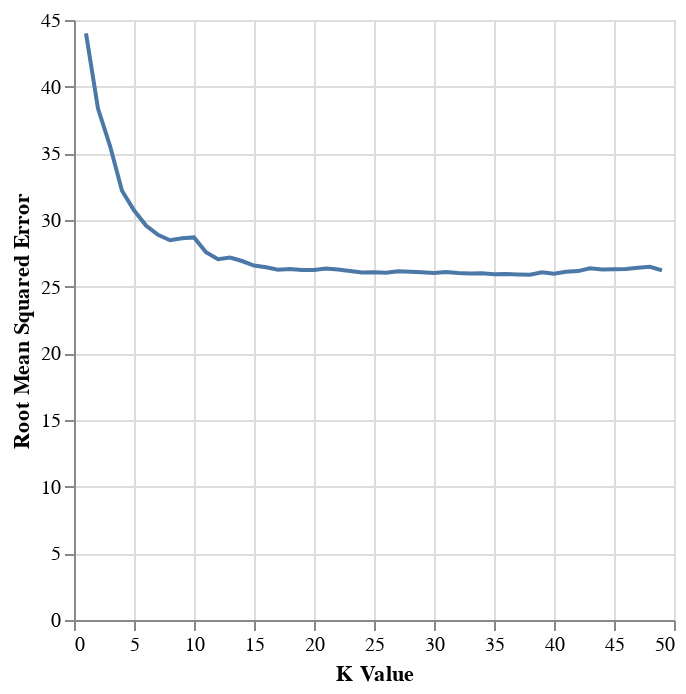

Notebook cell for this chart:
### Code cell
#Best K graph
Optimal_K_Chart=alt.Chart(player_results).mark_line().encode(
    x=alt.X('param_kneighborsregressor__n_neighbors', title='K Value'),
    y=alt.Y('RMSE', title='Root Mean Squared Error'))
Optimal_K_Chart

### Figure 1 — Vega-Lite specification as saved in the notebook (floating-point values rounded to 4 significant figures)
{"config": {"view": {"continuousWidth": 300, "continuousHeight": 300}}, "data": {"name": "data-78059031b4be80055ea65679df29c965"}, "mark": {"type": "line"}, "encoding": {"x": {"field": "param_kneighborsregressor__n_neighbors", "title": "K Value", "type": "quantitative"}, "y": {"field": "RMSE", "title": "Root Mean Squared Error", "type": "quantitative"}}, "$schema": "https://vega.github.io/schema/vega-lite/v5.20.1.json", "datasets": {"data-78059031b4be80055ea65679df29c965": [{"mean_fit_time": 0.006294, "std_fit_time": 0.0006205, "mean_score_time": 0.00361, "std_score_time": 6.614e-05, "param_kneighborsregressor__n_neighbors": 1, "params": {"kneighborsregressor__n_neighbors": 1}, "split0_test_score": -67.72, "split1_test_score": -31.38, "split2_test_score": -32.9, "mean_test_score": -44.0, "std_test_score": 16.78, "rank_test_score": 49, "RMSE": 44.0}, {"mean_fit_time": 0.005796, "std_fit_time": 3.823e-05, "mean_score_time": 0.003541, "std_score_time": 2.192e-05, "param_kneighborsregressor__n_neighbors": 2, "params": {"kneighborsregressor__n_neighbors": 2}, "split0_test_score": -47.78, "split1_test_score": -28.01, "split2_test_score": -39.27, "mean_test_score": -38.35, "std_test_score": 8.098, "rank_test_score": 48, "RMSE": 38.35}, {"mean_fit_time": 0.006965, "std_fit_time": 0.001648, "mean_score_time": 0.003548, "std_score_time": 3.508e-05, "param_kneighborsregressor__n_neighbors": 3, "params": {"kneighborsregressor__n_neighbors": 3}, "split0_test_score": -44.48, "split1_test_score": -23.92, "split2_test_score": -38.29, "mean_test_score": -35.56, "std_test_score": 8.613, "rank_test_score": 47, "RMSE": 35.56}, {"mean_fit_time": 0.005937, "std_fit_time": 0.0002535, "mean_score_time": 0.00386, "std_score_time": 0.0002578, "param_kneighborsregressor__n_neighbors": 4, "params": {"kneighborsregressor__n_neighbors": 4}, "split0_test_score": -42.05, "split1_test_score": -18.85, "split2_test_score": -35.7, "mean_test_score": -32.2, "std_test_score": 9.791, "rank_test_score": 46, "RMSE": 32.2}, {"mean_fit_time": 0.005844, "std_fit_time": 9.239e-05, "mean_score_time": 0.003567, "std_score_time": 3.939e-05, "param_kneighborsregressor__n_neighbors": 5, "params": {"kneighborsregressor__n_neighbors": 5}, "split0_test_score": -40.93, "split1_test_score": -16.79, "split2_test_score": -34.46, "mean_test_score": -30.73, "std_test_score": 10.2, "rank_test_score": 45, "RMSE": 30.73}, {"mean_fit_time": 0.00571, "std_fit_time": 4.041e-05, "mean_score_time": 0.00352, "std_score_time": 1.37e-05, "param_kneighborsregressor__n_neighbors": 6, "params": {"kneighborsregressor__n_neighbors": 6}, "split0_test_score": -40.32, "split1_test_score": -14.11, "split2_test_score": -34.33, "mean_test_score": -29.59, "std_test_score": 11.22, "rank_test_score": 44, "RMSE": 29.59}, {"mean_fit_time": 0.005798, "std_fit_time": 9.022e-05, "mean_score_time": 0.003589, "std_score_time": 3.634e-05, "param_kneighborsregressor__n_neighbors": 7, "params": {"kneighborsregressor__n_neighbors": 7}, "split0_test_score": -39.94, "split1_test_score": -13.04, "split2_test_score": -33.69, "mean_test_score": -28.89, "std_test_score": 11.49, "rank_test_score": 43, "RMSE": 28.89}, {"mean_fit_time": 0.005675, "std_fit_time": 2.365e-05, "mean_score_time": 0.003579, "std_score_time": 3.912e-05, "param_kneighborsregressor__n_neighbors": 8, "params": {"kneighborsregressor__n_neighbors": 8}, "split0_test_score": -39.89, "split1_test_score": -12.23, "split2_test_score": -33.31, "mean_test_score": -28.48, "std_test_score": 11.8, "rank_test_score": 40, "RMSE": 28.48}, {"mean_fit_time": 0.006624, "std_fit_time": 0.001324, "mean_score_time": 0.003557, "std_score_time": 4.052e-06, "param_kneighborsregressor__n_neighbors": 9, "params": {"kneighborsregressor__n_neighbors": 9}, "split0_test_score": -39.7, "split1_test_score": -13.13, "split2_test_score": -33.04, "mean_test_score": -28.63, "std_test_score": 11.29, "rank_test_score": 41, "RMSE": 28.63}, {"mean_fit_time": 0.005908, "std_fit_time": 0.0002535, "mean_score_time": 0.003553, "std_score_time": 9.586e-06, "param_kneighborsregressor__n_neighbors": 10, "params": {"kneighborsregressor__n_neighbors": 10}, "split0_test_score": -39.56, "split1_test_score": -13.67, "split2_test_score": -32.85, "mean_test_score": -28.7, "std_test_score": 10.97, "rank_test_score": 42, "RMSE": 28.7}, {"mean_fit_time": 0.005745, "std_fit_time": 7.278e-05, "mean_score_time": 0.003564, "std_score_time": 8.356e-06, "param_kneighborsregressor__n_neighbors": 11, "params": {"kneighborsregressor__n_neighbors": 11}, "split0_test_score": -37.16, "split1_test_score": -12.5, "split2_test_score": -33.07, "mean_test_score": -27.58, "std_test_score": 10.79, "rank_test_score": 39, "RMSE": 27.58}, {"mean_fit_time": 0.005668, "std_fit_time": 2.539e-05, "mean_score_time": 0.003568, "std_score_time": 3.996e-05, "param_kneighborsregressor__n_neighbors": 12, "params": {"kneighborsregressor__n_neighbors": 12}, "split0_test_score": -37.24, "split1_test_score": -13.3, "split2_test_score": -30.64, "mean_test_score": -27.06, "std_test_score": 10.09, "rank_test_score": 37, "RMSE": 27.06}, {"mean_fit_time": 0.005733, "std_fit_time": 7.223e-05, "mean_score_time": 0.003578, "std_score_time": 1.802e-05, "param_kneighborsregressor__n_neighbors": 13, "params": {"kneighborsregressor__n_neighbors": 13}, "split0_test_score": -37.34, "split1_test_score": -13.51, "split2_test_score": -30.7, "mean_test_score": -27.18, "std_test_score": 10.04, "rank_test_score": 38, "RMSE": 27.18}, {"mean_fit_time": 0.005827, "std_fit_time": 1.459e-05, "mean_score_time": 0.003633, "std_score_time": 1.696e-05, "param_kneighborsregressor__n_neighbors": 14, "params": {"kneighborsregressor__n_neighbors": 14}, "split0_test_score": -37.42, "split1_test_score": -12.59, "split2_test_score": -30.77, "mean_test_score": -26.92, "std_test_score": 10.49, "rank_test_score": 36, "RMSE": 26.92}, {"mean_fit_time": 0.005776, "std_fit_time": 0.0001353, "mean_score_time": 0.003647, "std_score_time": 5.345e-05, "param_kneighborsregressor__n_neighbors": 15, "params": {"kneighborsregressor__n_neighbors": 15}, "split0_test_score": -37.39, "split1_test_score": -11.55, "split2_test_score": -30.81, "mean_test_score": -26.59, "std_test_score": 10.97, "rank_test_score": 35, "RMSE": 26.59}, {"mean_fit_time": 0.005706, "std_fit_time": 4.125e-05, "mean_score_time": 0.003579, "std_score_time": 2.032e-06, "param_kneighborsregressor__n_neighbors": 16, "params": {"kneighborsregressor__n_neighbors": 16}, "split0_test_score": -37.44, "split1_test_score": -11.05, "split2_test_score": -30.89, "mean_test_score": -26.46, "std_test_score": 11.22, "rank_test_score": 33, "RMSE": 26.46}, {"mean_fit_time": 0.005727, "std_fit_time": 7.207e-05, "mean_score_time": 0.003599, "std_score_time": 2.713e-05, "param_kneighborsregressor__n_neighbors": 17, "params": {"kneighborsregressor__n_neighbors": 17}, "split0_test_score": -37.51, "split1_test_score": -10.44, "split2_test_score": -30.87, "mean_test_score": -26.27, "std_test_score": 11.52, "rank_test_score": 24, "RMSE": 26.27}, {"mean_fit_time": 0.005685, "std_fit_time": 1.392e-05, "mean_score_time": 0.003639, "std_score_time": 5.288e-05, "param_kneighborsregressor__n_neighbors": 18, "params": {"kneighborsregressor__n_neighbors": 18}, "split0_test_score": -37.57, "split1_test_score": -10.45, "split2_test_score": -30.92, "mean_test_score": -26.32, "std_test_score": 11.54, "rank_test_score": 28, "RMSE": 26.32}, {"mean_fit_time": 0.005758, "std_fit_time": 4.903e-05, "mean_score_time": 0.003586, "std_score_time": 7.401e-06, "param_kneighborsregressor__n_neighbors": 19, "params": {"kneighborsregressor__n_neighbors": 19}, "split0_test_score": -37.63, "split1_test_score": -10.15, "split2_test_score": -30.96, "mean_test_score": -26.24, "std_test_score": 11.7, "rank_test_score": 22, "RMSE": 26.24}, {"mean_fit_time": 0.005673, "std_fit_time": 3.702e-05, "mean_score_time": 0.003643, "std_score_time": 6.154e-05, "param_kneighborsregressor__n_neighbors": 20, "params": {"kneighborsregressor__n_neighbors": 20}, "split0_test_score": -37.68, "split1_test_score": -9.999, "split2_test_score": -31.05, "mean_test_score": -26.24, "std_test_score": 11.8, "rank_test_score": 23, "RMSE": 26.24}, {"mean_fit_time": 0.005816, "std_fit_time": 8.293e-05, "mean_score_time": 0.003628, "std_score_time": 2.998e-05, "param_kneighborsregressor__n_neighbors": 21, "params": {"kneighborsregressor__n_neighbors": 21}, "split0_test_score": -37.73, "split1_test_score": -10.16, "split2_test_score": -31.2, "mean_test_score": -26.36, "std_test_score": 11.76, "rank_test_score": 30, "RMSE": 26.36}, {"mean_fit_time": 0.005659, "std_fit_time": 1.097e-05, "mean_score_time": 0.003614, "std_score_time": 1.702e-05, "param_kneighborsregressor__n_neighbors": 22, "params": {"kneighborsregressor__n_neighbors": 22}, "split0_test_score": -37.78, "split1_test_score": -9.767, "split2_test_score": -31.3, "mean_test_score": -26.28, "std_test_score": 11.97, "rank_test_score": 25, "RMSE": 26.28}, {"mean_fit_time": 0.00586, "std_fit_time": 0.000152, "mean_score_time": 0.003654, "std_score_time": 2.969e-05, "param_kneighborsregressor__n_neighbors": 23, "params": {"kneighborsregressor__n_neighbors": 23}, "split0_test_score": -37.82, "split1_test_score": -9.37, "split2_test_score": -31.35, "mean_test_score": -26.18, "std_test_score": 12.18, "rank_test_score": 20, "RMSE": 26.18}, {"mean_fit_time": 0.005809, "std_fit_time": 9.818e-05, "mean_score_time": 0.003654, "std_score_time": 4.73e-05, "param_kneighborsregressor__n_neighbors": 24, "params": {"kneighborsregressor__n_neighbors": 24}, "split0_test_score": -37.86, "split1_test_score": -8.96, "split2_test_score": -31.38, "mean_test_score": -26.07, "std_test_score": 12.38, "rank_test_score": 11, "RMSE": 26.07}, {"mean_fit_time": 0.005967, "std_fit_time": 0.0002453, "mean_score_time": 0.003627, "std_score_time": 1.018e-05, "param_kneighborsregressor__n_neighbors": 25, "params": {"kneighborsregressor__n_neighbors": 25}, "split0_test_score": -37.94, "split1_test_score": -8.933, "split2_test_score": -31.39, "mean_test_score": -26.09, "std_test_score": 12.42, "rank_test_score": 14, "RMSE": 26.09}, {"mean_fit_time": 0.0057, "std_fit_time": 6.611e-05, "mean_score_time": 0.003605, "std_score_time": 1.373e-05, "param_kneighborsregressor__n_neighbors": 26, "params": {"kneighborsregressor__n_neighbors": 26}, "split0_test_score": -38.02, "split1_test_score": -8.728, "split2_test_score": -31.39, "mean_test_score": -26.05, "std_test_score": 12.54, "rank_test_score": 10, "RMSE": 26.05}, {"mean_fit_time": 0.005696, "std_fit_time": 7.463e-05, "mean_score_time": 0.003613, "std_score_time": 1.096e-05, "param_kneighborsregressor__n_neighbors": 27, "params": {"kneighborsregressor__n_neighbors": 27}, "split0_test_score": -37.98, "split1_test_score": -9.08, "split2_test_score": -31.43, "mean_test_score": -26.16, "std_test_score": 12.37, "rank_test_score": 18, "RMSE": 26.16}, {"mean_fit_time": 0.005706, "std_fit_time": 3.252e-05, "mean_score_time": 0.003662, "std_score_time": 2.45e-05, "param_kneighborsregressor__n_neighbors": 28, "params": {"kneighborsregressor__n_neighbors": 28}, "split0_test_score": -37.93, "split1_test_score": -9.074, "split2_test_score": -31.37, "mean_test_score": -26.12, "std_test_score": 12.35, "rank_test_score": 17, "RMSE": 26.12}, {"mean_fit_time": 0.005753, "std_fit_time": 8.611e-05, "mean_score_time": 0.003648, "std_score_time": 5.217e-05, "param_kneighborsregressor__n_neighbors": 29, "params": {"kneighborsregressor__n_neighbors": 29}, "split0_test_score": -37.97, "split1_test_score": -8.879, "split2_test_score": -31.37, "mean_test_score": -26.07, "std_test_score": 12.45, "rank_test_score": 13, "RMSE": 26.07}, {"mean_fit_time": 0.005638, "std_fit_time": 1.266e-05, "mean_score_time": 0.003641, "std_score_time": 2.227e-05, "param_kneighborsregressor__n_neighbors": 30, "params": {"kneighborsregressor__n_neighbors": 30}, "split0_test_score": -37.98, "split1_test_score": -8.689, "split2_test_score": -31.38, "mean_test_score": -26.02, "std_test_score": 12.55, "rank_test_score": 8, "RMSE": 26.02}, {"mean_fit_time": 0.005701, "std_fit_time": 7.702e-05, "mean_score_time": 0.003711, "std_score_time": 2.193e-05, "param_kneighborsregressor__n_neighbors": 31, "params": {"kneighborsregressor__n_neighbors": 31}, "split0_test_score": -38.01, "split1_test_score": -8.892, "split2_test_score": -31.39, "mean_test_score": -26.1, "std_test_score": 12.46, "rank_test_score": 15, "RMSE": 26.1}, {"mean_fit_time": 0.00577, "std_fit_time": 0.0001083, "mean_score_time": 0.003691, "std_score_time": 3.518e-05, "param_kneighborsregressor__n_neighbors": 32, "params": {"kneighborsregressor__n_neighbors": 32}, "split0_test_score": -38.05, "split1_test_score": -8.594, "split2_test_score": -31.44, "mean_test_score": -26.03, "std_test_score": 12.62, "rank_test_score": 9, "RMSE": 26.03}, {"mean_fit_time": 0.005699, "std_fit_time": 6.407e-05, "mean_score_time": 0.003626, "std_score_time": 9.144e-06, "param_kneighborsregressor__n_neighbors": 33, "params": {"kneighborsregressor__n_neighbors": 33}, "split0_test_score": -38.08, "split1_test_score": -8.458, "split2_test_score": -31.44, "mean_test_score": -25.99, "std_test_score": 12.69, "rank_test_score": 6, "RMSE": 25.99}, {"mean_fit_time": 0.005709, "std_fit_time": 8.859e-05, "mean_score_time": 0.003662, "std_score_time": 5.158e-05, "param_kneighborsregressor__n_neighbors": 34, "params": {"kneighborsregressor__n_neighbors": 34}, "split0_test_score": -38.12, "split1_test_score": -8.444, "split2_test_score": -31.47, "mean_test_score": -26.01, "std_test_score": 12.72, "rank_test_score": 7, "RMSE": 26.01}, {"mean_fit_time": 0.005755, "std_fit_time": 0.0001122, "mean_score_time": 0.00363, "std_score_time": 7.211e-06, "param_kneighborsregressor__n_neighbors": 35, "params": {"kneighborsregressor__n_neighbors": 35}, "split0_test_score": -38.01, "split1_test_score": -8.339, "split2_test_score": -31.47, "mean_test_score": -25.94, "std_test_score": 12.73, "rank_test_score": 3, "RMSE": 25.94}, {"mean_fit_time": 0.005655, "std_fit_time": 3.796e-06, "mean_score_time": 0.003666, "std_score_time": 3.36e-05, "param_kneighborsregressor__n_neighbors": 36, "params": {"kneighborsregressor__n_neighbors": 36}, "split0_test_score": -38.19, "split1_test_score": -8.369, "split2_test_score": -31.32, "mean_test_score": -25.96, "std_test_score": 12.75, "rank_test_score": 4, "RMSE": 25.96}, {"mean_fit_time": 0.005728, "std_fit_time": 0.0001124, "mean_score_time": 0.00365, "std_score_time": 1.366e-05, "param_kneighborsregressor__n_neighbors": 37, "params": {"kneighborsregressor__n_neighbors": 37}, "split0_test_score": -37.63, "split1_test_score": -8.776, "split2_test_score": -31.35, "mean_test_score": -25.92, "std_test_score": 12.39, "rank_test_score": 2, "RMSE": 25.92}, {"mean_fit_time": 0.005652, "std_fit_time": 1.179e-05, "mean_score_time": 0.003642, "std_score_time": 4.677e-06, "param_kneighborsregressor__n_neighbors": 38, "params": {"kneighborsregressor__n_neighbors": 38}, "split0_test_score": -37.66, "split1_test_score": -8.642, "split2_test_score": -31.4, "mean_test_score": -25.9, "std_test_score": 12.47, "rank_test_score": 1, "RMSE": 25.9}, {"mean_fit_time": 0.005707, "std_fit_time": 6.918e-05, "mean_score_time": 0.003652, "std_score_time": 1.04e-05, "param_kneighborsregressor__n_neighbors": 39, "params": {"kneighborsregressor__n_neighbors": 39}, "split0_test_score": -37.68, "split1_test_score": -9.068, "split2_test_score": -31.46, "mean_test_score": -26.07, "std_test_score": 12.29, "rank_test_score": 12, "RMSE": 26.07}, {"mean_fit_time": 0.005652, "std_fit_time": 1.2e-05, "mean_score_time": 0.003679, "std_score_time": 2.633e-05, "param_kneighborsregressor__n_neighbors": 40, "params": {"kneighborsregressor__n_neighbors": 40}, "split0_test_score": -37.72, "split1_test_score": -8.709, "split2_test_score": -31.5, "mean_test_score": -25.98, "std_test_score": 12.47, "rank_test_score": 5, "RMSE": 25.98}, {"mean_fit_time": 0.005697, "std_fit_time": 5.746e-05, "mean_score_time": 0.003659, "std_score_time": 2.168e-06, "param_kneighborsregressor__n_neighbors": 41, "params": {"kneighborsregressor__n_neighbors": 41}, "split0_test_score": -37.74, "split1_test_score": -9.07, "split2_test_score": -31.53, "mean_test_score": -26.11, "std_test_score": 12.32, "rank_test_score": 16, "RMSE": 26.11}, {"mean_fit_time": 0.005651, "std_fit_time": 2.878e-05, "mean_score_time": 0.003689, "std_score_time": 2.411e-05, "param_kneighborsregressor__n_neighbors": 42, "params": {"kneighborsregressor__n_neighbors": 42}, "split0_test_score": -37.75, "split1_test_score": -9.235, "split2_test_score": -31.52, "mean_test_score": -26.17, "std_test_score": 12.24, "rank_test_score": 19, "RMSE": 26.17}, {"mean_fit_time": 0.005695, "std_fit_time": 7.262e-05, "mean_score_time": 0.00366, "std_score_time": 7.691e-06, "param_kneighborsregressor__n_neighbors": 43, "params": {"kneighborsregressor__n_neighbors": 43}, "split0_test_score": -37.82, "split1_test_score": -9.802, "split2_test_score": -31.53, "mean_test_score": -26.39, "std_test_score": 12.0, "rank_test_score": 31, "RMSE": 26.39}, {"mean_fit_time": 0.005649, "std_fit_time": 6.463e-06, "mean_score_time": 0.003668, "std_score_time": 1.875e-05, "param_kneighborsregressor__n_neighbors": 44, "params": {"kneighborsregressor__n_neighbors": 44}, "split0_test_score": -37.87, "split1_test_score": -9.517, "split2_test_score": -31.48, "mean_test_score": -26.29, "std_test_score": 12.14, "rank_test_score": 26, "RMSE": 26.29}, {"mean_fit_time": 0.005946, "std_fit_time": 0.0004117, "mean_score_time": 0.003658, "std_score_time": 1.021e-05, "param_kneighborsregressor__n_neighbors": 45, "params": {"kneighborsregressor__n_neighbors": 45}, "split0_test_score": -37.86, "split1_test_score": -9.539, "split2_test_score": -31.54, "mean_test_score": -26.31, "std_test_score": 12.14, "rank_test_score": 27, "RMSE": 26.31}, {"mean_fit_time": 0.005704, "std_fit_time": 6.729e-05, "mean_score_time": 0.003674, "std_score_time": 5.452e-06, "param_kneighborsregressor__n_neighbors": 46, "params": {"kneighborsregressor__n_neighbors": 46}, "split0_test_score": -37.9, "split1_test_score": -9.502, "split2_test_score": -31.58, "mean_test_score": -26.33, "std_test_score": 12.17, "rank_test_score": 29, "RMSE": 26.33}, {"mean_fit_time": 0.005726, "std_fit_time": 0.0001114, "mean_score_time": 0.003696, "std_score_time": 3.602e-05, "param_kneighborsregressor__n_neighbors": 47, "params": {"kneighborsregressor__n_neighbors": 47}, "split0_test_score": -37.89, "split1_test_score": -9.762, "split2_test_score": -31.58, "mean_test_score": -26.41, "std_test_score": 12.05, "rank_test_score": 32, "RMSE": 26.41}, {"mean_fit_time": 0.005886, "std_fit_time": 0.0003504, "mean_score_time": 0.003686, "std_score_time": 2.229e-05, "param_kneighborsregressor__n_neighbors": 48, "params": {"kneighborsregressor__n_neighbors": 48}, "split0_test_score": -37.92, "split1_test_score": -9.914, "split2_test_score": -31.63, "mean_test_score": -26.49, "std_test_score": 12.0, "rank_test_score": 34, "RMSE": 26.49}, {"mean_fit_time": 0.005621, "std_fit_time": 6.102e-05, "mean_score_time": 0.003603, "std_score_time": 5.622e-05, "param_kneighborsregressor__n_neighbors": 49, "params": {"kneighborsregressor__n_neighbors": 49}, "split0_test_score": -37.95, "split1_test_score": -9.512, "split2_test_score": -31.2, "mean_test_score": -26.22, "std_test_score": 12.13, "rank_test_score": 21, "RMSE": 26.22}]}}
